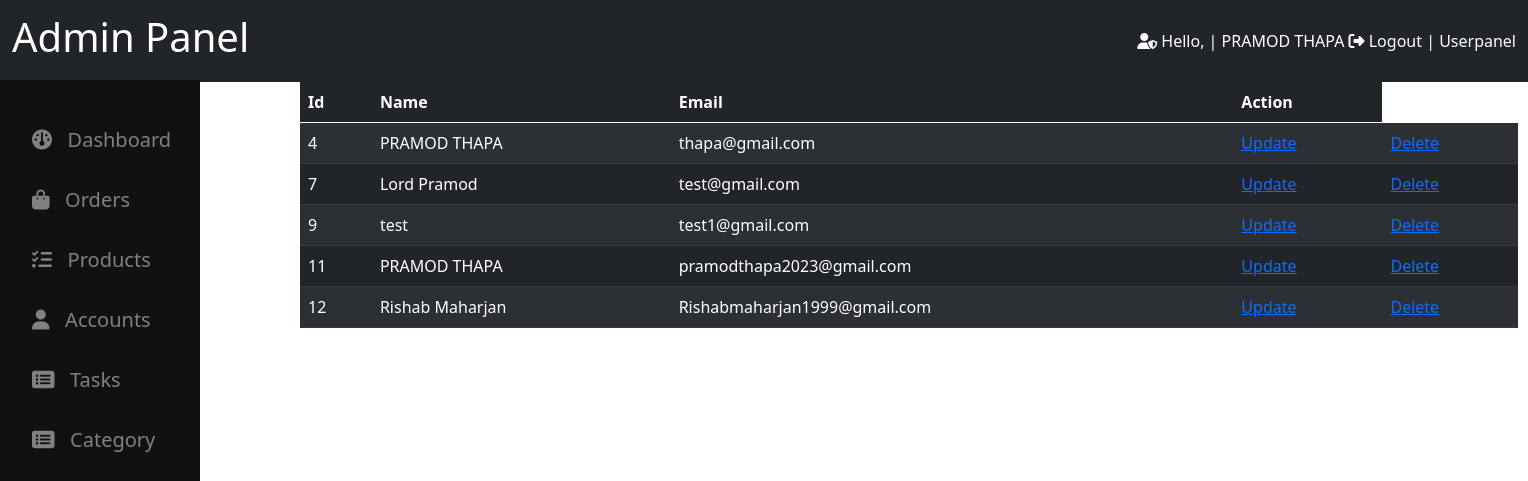
Screenshot of /frontend/pages/admin/customers.php (signed in) with the database file from the repository.
### tables this page shows
CREATE TABLE `user_info` (
  `id` int NOT NULL,
  `name` varchar(255) DEFAULT NULL,
  `email` varchar(255) DEFAULT NULL,
  `phone` bigint DEFAULT NULL,
  `password` varchar(255) DEFAULT NULL,
  `usertype` varchar(20) DEFAULT 'user',
  `reset_token_hash` varchar(64) DEFAULT NULL,
  `reset_token_expires_at` datetime DEFAULT NULL
);

### frontend/pages/admin/customers.php (the view, shortened to what this page needs)
<?php
include '../../../backend/config/connection.php';
include './dashboard.php';
$stmt = "SELECT * FROM user_info  where usertype = 'user'";
$response = mysqli_query($connect, $stmt);
?>
<!DOCTYPE html>
<html lang="en">
<head>
    <link rel="stylesheet" href="../../assets//css/bootstrap.min.css">
</head>
<body>
    <div class="table-container">
        <table class="table table-dark table-striped">
            <thead style="background-color: crimson;">
                <th>Id</th>
                <th>Name</th>
                <th>Email</th>
                <th>Action</th>
            </thead>
            <tbody>
                <?php
                while ($row = mysqli_fetch_assoc($response)) { ?>
                    <tr>
                        <td><?php echo $row['id']; ?></td>
                        <td><?php echo $row['name']; ?></td>
                        <td><?php echo $row['email']; ?></td>
                        <td><a href="#">Update</a></td>
                        <td><a href="./user-delete.php?id=<?php echo $row['id']; ?>">Delete</a></td>
                    </tr>
                <?php } ?>
            </tbody>
        </table>
    </div>
</body>
</html>

### frontend/pages/admin/customers.php (style rules this page uses)
.table-container table { margin-top: 0px; margin-left: 300px; width: 1218px; }

### rows the page displays
user_info: id "4", name "PRAMOD THAPA", email "thapa@gmail.com"
user_info: id "7", name "Lord Pramod", email "test@gmail.com"
user_info: id "9", name "test", email "test1@gmail.com"
user_info: id "11", name "PRAMOD THAPA", email "pramodthapa2023@gmail.com"
user_info: id "12", name "Rishab Maharjan", email "Rishabmaharjan1999@gmail.com"

### other values shown
$_SESSION['name'] "PRAMOD THAPA"
